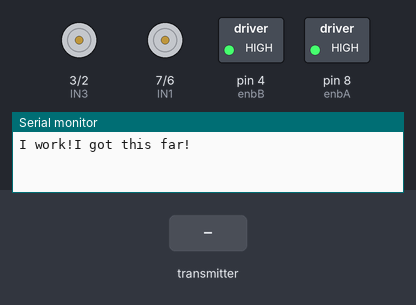
Recording of a sketch running on a simulated Arduino Uno, built with avr-gcc and run on an emulated ATmega328P. Shown: motor-driver pin pairs drawn as motors (green arrow = first pin HIGH = forward, orange = second pin HIGH = backward, longer = more drive), switched loads named in the sketch (green lamp = pin HIGH), the last lines printed to the serial monitor. The inputs (shaded band) are chosen by the test bench. No radio packets arrive unless stated.

Above: at 1.2 s.
1.3 s: the transmitter starts sending data.0 = 0
At 1.8 s:
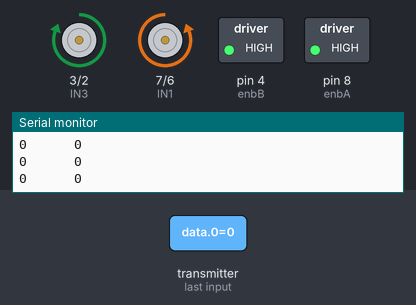
2.8 s: the transmitter starts sending data.1 = 256
At 4.0 s:
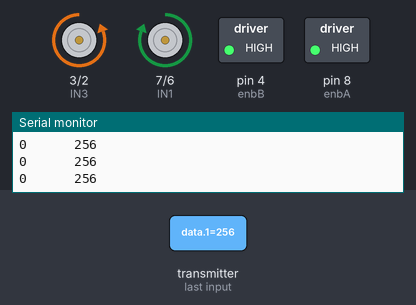
4.3 s: the transmitter starts sending data.1 = 0
At 5.3 s:
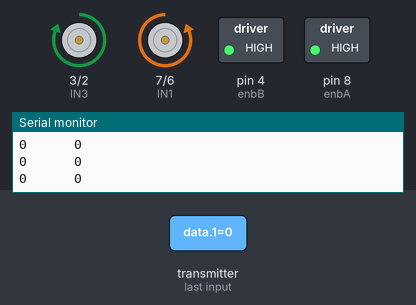
5.8 s: the transmitter starts sending data.1 = 512
At 6.5 s:
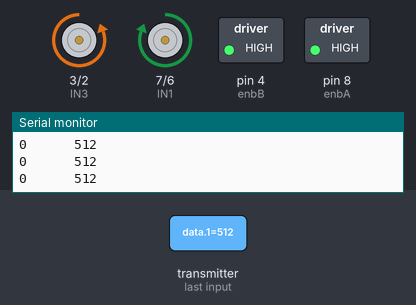
Timing chart, 0 to 8.3 s (numbered marks = the images above; inputs shaded):
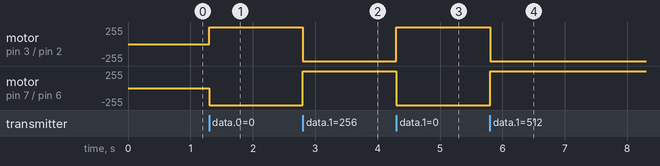

The sketch:

receiver-car-code.ino
```cpp
#include <nRF24L01.h>
#include <printf.h>
#include <RF24.h>
#include <RF24_config.h>

//Mert Arduino and Tech YouTube Channel -- https://goo.gl/ivcZhW

//Add the necessary libraries
//You can find all the necessary library links in the video description
#include <SPI.h>      //SPI library for communicate with the nRF24L01+
#include "RF24.h"     //The main library of the nRF24L01+

//Define enable pins of the Motors
const int enbA = 8;
const int enbB = 4;

//Define control pins of the Motors
//If the motors rotate in the opposite direction, you can change the positions of the following pin numbers
const int IN1 = 7;    //Right Motor (-)
const int IN2 = 6;    //Right Motor (+)
const int IN3 = 3;    //Left Motor (+)
const int IN4 = 2;    //Right Motor (-)

//Define variable for the motors speeds
//I have defined a variable for each of the two motors
//This way you can synchronize the rotation speed difference between the two motors
int RightSpd = 150;
int LeftSpd = 150;

//Define packet for the direction (X axis and Y axis)
int data[2];

//Define object from RF24 library - 9 and 10 are a digital pin numbers to which signals CE and CSN are connected
RF24 radio(9,10);

//Create a pipe addresses for the communicate
const byte thisSlaveAddress[5] = {'R','x','A','A','A'};

void setup(){
  //Define the motor pins as OUTPUT
  pinMode(enbA, OUTPUT);
  pinMode(enbB, OUTPUT);
 digitalWrite(enbA, HIGH);
 digitalWrite(enbB,HIGH);
  pinMode(IN1, OUTPUT);
  pinMode(IN2, OUTPUT);
  pinMode(IN3, OUTPUT);
  pinMode(IN4, OUTPUT);

  Serial.begin(9600);
  Serial.print("I work!");
  radio.begin();                    //Start the nRF24 communicate
  radio.setDataRate( RF24_250KBPS );
  radio.openReadingPipe(1, thisSlaveAddress);   //Sets the address of the transmitter to which the program will receive data.
  radio.startListening();
  Serial.print("I got this far!");
  }

void loop(){
  if (radio.available()){
    radio.read(data, sizeof(data));
    Serial.print(data[0]);
    Serial.print("      ");
    Serial.print(data[1]);
    Serial.println("");

    if(data[0] > 380){
      //forward
      digitalWrite(IN1, HIGH);
      digitalWrite(IN2, LOW);
      digitalWrite(IN3, HIGH);
      digitalWrite(IN4, LOW);
    }

    if(data[0] < 310){
      //backward
      digitalWrite(IN1, LOW);
      digitalWrite(IN2, HIGH);
      digitalWrite(IN3, LOW);
      digitalWrite(IN4, HIGH);
    }

    if(data[1] > 180){
      //left
      digitalWrite(IN1, HIGH);
      digitalWrite(IN2, LOW);
      digitalWrite(IN3, LOW);
      digitalWrite(IN4, HIGH);
    }

    if(data[1] < 110){
      //right
      digitalWrite(IN1, LOW);
      digitalWrite(IN2, HIGH);
      digitalWrite(IN3, HIGH);
      digitalWrite(IN4, LOW);
    }

    if(data[0] > 330 && data[0] < 360 && data[1] > 130 && data[1] < 160){
      //stop car
      //analogWrite(enbA, 0);
      //analogWrite(enbB, 0);
    }
  }
}
```

Measured:
- after the input at 1.3 s, motor on pin 3 (IN3) / pin 2 (IN4): stopped → forward 255/255 at once; motor on pin 7 (IN1) / pin 6 (IN2): stopped → backward 255/255 at once
- after the input at 2.8 s, motor on pin 3 (IN3) / pin 2 (IN4): forward 255/255 → backward 255/255 at once; motor on pin 7 (IN1) / pin 6 (IN2): backward 255/255 → forward 255/255 at once
- after the input at 4.3 s, motor on pin 3 (IN3) / pin 2 (IN4): backward 255/255 → forward 255/255 at once; motor on pin 7 (IN1) / pin 6 (IN2): forward 255/255 → backward 255/255 at once
- after the input at 5.8 s, motor on pin 3 (IN3) / pin 2 (IN4): forward 255/255 → backward 255/255 at once; motor on pin 7 (IN1) / pin 6 (IN2): backward 255/255 → forward 255/255 at once
